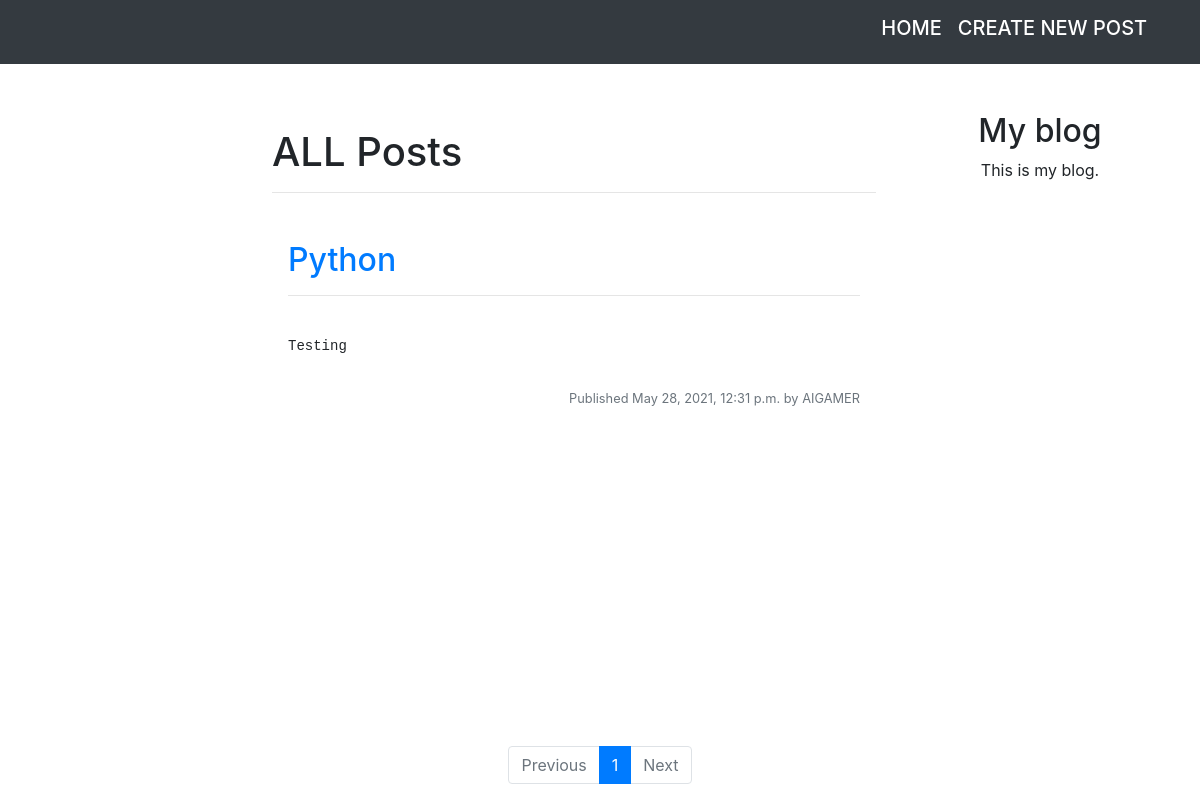
Screenshot of /blog/ with the database file from the repository.
### blog/models.py (models this page shows, shortened)
class Post(models.Model):
    STATUS_CHOICES = (
        ('draft', 'Draft'),
        ('published', 'Published'),
    )
    title = models.CharField(max_length = 250)
    slug = models.SlugField(max_length = 250, unique_for_date = 'publish')
    author = models.ForeignKey(settings.AUTH_USER_MODEL, on_delete = models.CASCADE, related_name = 'blog_posts')
    body = models.TextField()
    publish = models.DateTimeField(default = timezone.now)
    created = models.DateTimeField(auto_now_add = True)
    updated = models.DateTimeField(auto_now = True)
    status = models.CharField(max_length = 10, choices = STATUS_CHOICES, default = 'draft')
    class Meta:
        ordering = ('-publish',)
    def get_absolute_url(self):
        return reverse('blog:post_detail',
            args = [
                self.publish.year,
                self.publish.month,
                self.publish.day,
                self.slug
            ]
        )

### mail/models.py (models this page shows)
class User(AbstractUser):
    def serialize(self):
        return {
            "id": self.id,
            "username": self.username,
            "email": self.email,
    }

### blog/views.py (the view)
# urls.py: path('', views.PostListView.as_view(), name='post_list'),
class PostListView(ListView):
    queryset = Post.objects.filter(status = 'published')
    context_object_name = 'posts'
    paginate_by = 3
    template_name = 'blog/post/list.html'

### cart/context_processors.py (called while the page is built)
def cart(request):
    return {'cart': Cart(request)}

### blog/templates/blog/post/list.html (shortened to what this page needs)
{% extends "blog/base.html" %}
{% block content %}
  <div class="sticky-top bg-white py-3">
    <h1>ALL Posts</h1>
    <hr>
  </div>
  {% for post in posts %}
    <div class="bg-white m-3">
      <h2>
        <a href="{{ post.get_absolute_url }}">
          {{ post.title }}
        </a><hr>
      </h2><br>
      <pre>{{ post.body| linebreaks| truncatewords:30 }}</pre>
      <p class="date text-muted small float-right">
        Published {{ post.publish }} by {{ post.author }}
      </p>
    </div>
  {% endfor %}
  <div class="fixed-bottom bg-white">
    {% include "pagination.html" with pages=page_obj %}
  </div>
{% endblock %}

### blog/static/blog/style.css (style rules this page uses)
:root { --blue: #007bff; --indigo: #6610f2; --purple: #6f42c1; --pink: #e83e8c; --red: #dc3545; --orange: #fd7e14; --yellow: #ffc107; --green: #28a745; --teal: #20c997; --cyan: #17a2b8; --white: #fff; --gray: #6c757d; --gray-dark: #343a40; --primary: #007bff; --secondary: #6c757d; --success: #28a745; --info: #17a2b8; --warning: #ffc107; --danger: #dc3545; --light: #f8f9fa; --dark: #343a40; --breakpoint-xs: 0; --breakpoint-sm: 576px; --breakpoint-md: 768px; --breakpoint-lg: 992px; --breakpoint-xl: 1200px; --font-family-sans-serif: -apple-system, BlinkMacSystemFont, "Segoe UI", Roboto, "Helvetica Neue", Arial, "Noto Sans", sans-serif, "Apple Color Emoji", "Segoe UI Emoji", "Segoe UI Symbol", "Noto Color Emoji"; --font-family-monospace: SFMono-Regular, Menlo, Monaco, Consolas, "Liberation Mono", "Courier New", monospace; }
*, *::before, *::after { box-sizing: border-box; }
html { font-family: sans-serif; line-height: 1.15; -webkit-text-size-adjust: 100%; -webkit-tap-highlight-color: rgba(0, 0, 0, 0); }
body { margin: 0; font-family: -apple-system, BlinkMacSystemFont, "Segoe UI", Roboto, "Helvetica Neue", Arial, "Noto Sans", sans-serif, "Apple Color Emoji", "Segoe UI Emoji", "Segoe UI Symbol", "Noto Color Emoji"; font-size: 1rem; font-weight: 400; line-height: 1.5; color: #212529; text-align: left; background-color: #fff; }
hr { box-sizing: content-box; height: 0; overflow: visible; }
h1, h2, h3, h4, h5, h6 { margin-top: 0; margin-bottom: 0.5rem; }
p { margin-top: 0; margin-bottom: 1rem; }
a { color: #007bff; text-decoration: none; background-color: transparent; }
h1, h2, h3, h4, h5, h6, .h1, .h2, .h3, .h4, .h5, .h6 { margin-bottom: 0.5rem; font-weight: 500; line-height: 1.2; }
h1, .h1 { font-size: 2.5rem; }
h2, .h2 { font-size: 2rem; }
hr { margin-top: 1rem; margin-bottom: 1rem; border: 0; border-top: 1px solid rgba(0, 0, 0, 0.1); }
small, .small { font-size: 80%; font-weight: 400; }
.bg-white { background-color: #fff !important; }
.float-right { float: right !important; }
.fixed-bottom { position: fixed; right: 0; bottom: 0; left: 0; z-index: 1030; }
.m-3 { margin: 1rem !important; }
.pt-3, .py-3 { padding-top: 1rem !important; }
.pb-3, .py-3 { padding-bottom: 1rem !important; }
.text-muted { color: #6c757d !important; }

### rows the page displays
Post: title "Python", body "Testing", publish "May 28, 2021, 12:31 p.m.", author "AIGAMER"
